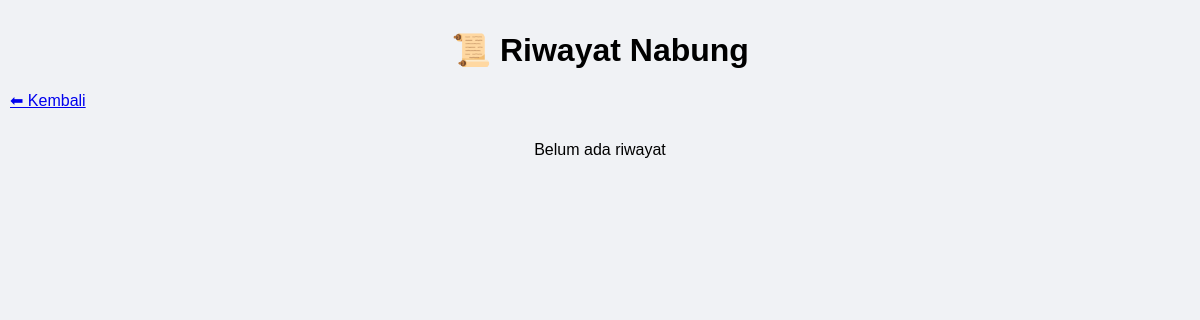
The page /riwayat/9 (signed in) on the database as committed earlier.
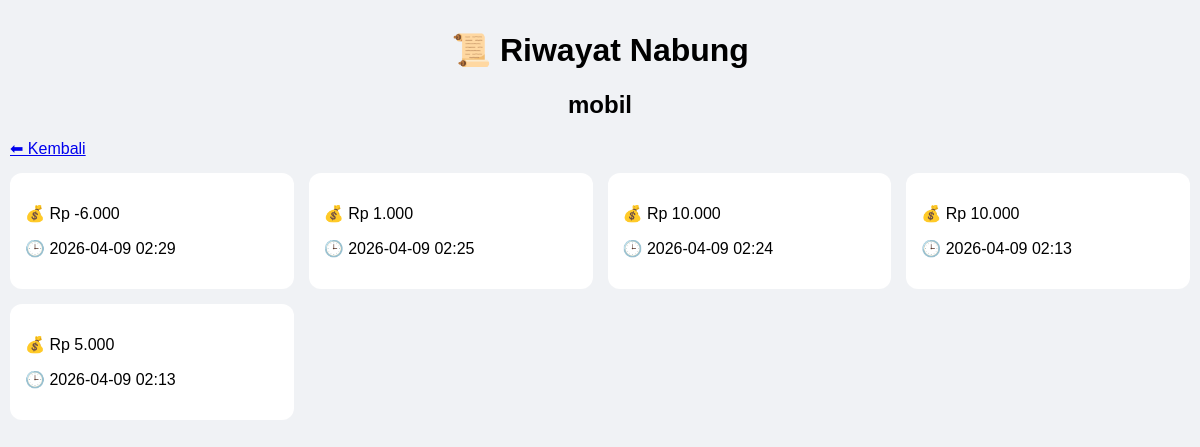
The same page on the database as committed later.
### tables this page shows
CREATE TABLE tabungan (
    id INTEGER PRIMARY KEY AUTOINCREMENT,
    nama TEXT,
    target INTEGER,
    terkumpul INTEGER
, user_id INTEGER);

CREATE TABLE riwayat (
    id INTEGER PRIMARY KEY AUTOINCREMENT,
    tabungan_id INTEGER,
    jumlah INTEGER,
    tanggal TEXT
);

### app.py (the view)
@app.route("/riwayat/<int:id>")
def riwayat(id):
    conn = get_db()
    cur = conn.cursor()
    cur.execute("SELECT * FROM tabungan WHERE id=?", (id,))
    tabungan = cur.fetchone()
    cur.execute(
        "SELECT * FROM riwayat WHERE tabungan_id=? ORDER BY tanggal DESC",
        (id,)
    )
    data = cur.fetchall()
    conn.close()
    return render_template("riwayat.html", tabungan=tabungan, riwayat=data)

### app.py (called while the page is built)
def get_db():
    return sqlite3.connect("database.db")

### templates/riwayat.html (shortened to what this page needs)
<!DOCTYPE html>
<html lang="id">
<head>
    <link rel="stylesheet" href="/static/style.css">
</head>
<body>
<h1>📜 Riwayat Nabung</h1>
<h2>{{ tabungan[1] }}</h2>
<a href="/" class="back">⬅ Kembali</a>
<div class="container">
{% for r in riwayat %}
    <div class="card">
        <p>💰 Rp {{ "{:,}".format(r[2]).replace(",", ".") }}</p>
        <p>🕒 {{ r[3] }}</p>
    </div>
{% endfor %}
</div>
{% if not riwayat %}
<p style="text-align:center;">Belum ada riwayat</p>
{% endif %}
</body>
</html>

### static/style.css (style rules this page uses)
body { font-family: Arial; margin: 0; padding: 10px; background: #f0f2f5; }
h1, h2 { text-align: center; }
.container { display: grid; grid-template-columns: repeat(auto-fit, minmax(250px, 1fr)); gap: 15px; }
.card { background: white; padding: 15px; border-radius: 12px; }
.back { display: block; margin-bottom: 15px; }

Rows that differ between the two databases and show on the page:
added tabungan: nama "mobil"
added riwayat: jumlah "-6.000", tanggal "2026-04-09 02:29"
added riwayat: jumlah "1.000", tanggal "2026-04-09 02:25"
added riwayat: jumlah "10.000", tanggal "2026-04-09 02:24"
added riwayat: jumlah "10.000", tanggal "2026-04-09 02:13"
added riwayat: jumlah "5.000", tanggal "2026-04-09 02:13"
Other text that changed with them:
text no longer shown: "Belum ada riwayat"
